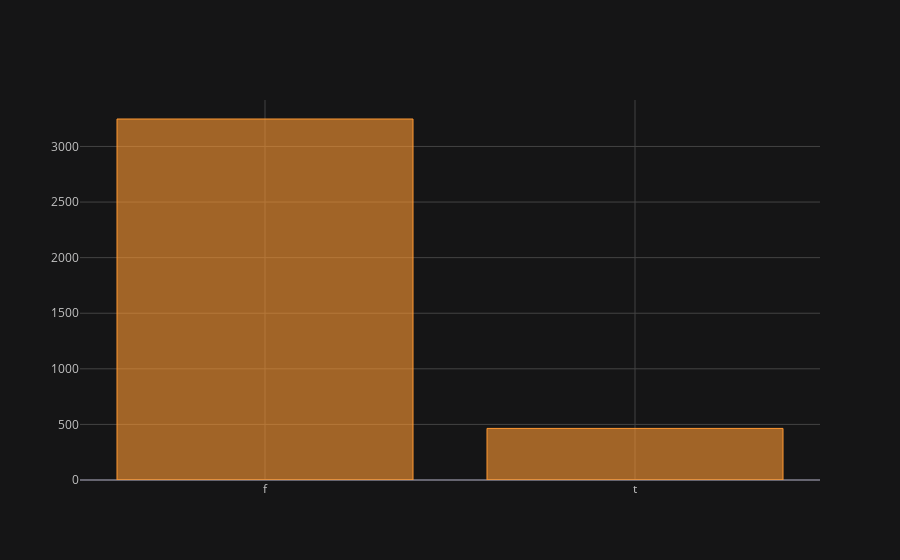

The notebook cell this image was saved under:
### Code cell
df_copy['on_thyroxine'].value_counts().iplot(kind='bar')

### Figure 1 — Plotly figure (JSON) as saved in the notebook; plotly's stock layout.template omitted (floating-point values rounded to 4 significant figures)
{"data": [{"marker": {"color": "rgba(255, 153, 51, 0.6)", "line": {"color": "rgba(255, 153, 51, 1.0)", "width": 1}}, "name": "on_thyroxine", "orientation": "v", "text": "", "type": "bar", "x": ["f", "t"], "y": [3247, 464]}], "layout": {"legend": {"bgcolor": "#151516", "font": {"color": "#D9D9D9"}}, "paper_bgcolor": "#151516", "plot_bgcolor": "#151516", "title": {"font": {"color": "#D9D9D9"}}, "xaxis": {"gridcolor": "#434343", "showgrid": true, "tickfont": {"color": "#C2C2C2"}, "title": {"font": {"color": "#D9D9D9"}, "text": ""}, "zerolinecolor": "#666570"}, "yaxis": {"gridcolor": "#434343", "showgrid": true, "tickfont": {"color": "#C2C2C2"}, "title": {"font": {"color": "#D9D9D9"}, "text": ""}, "zerolinecolor": "#666570"}}}
